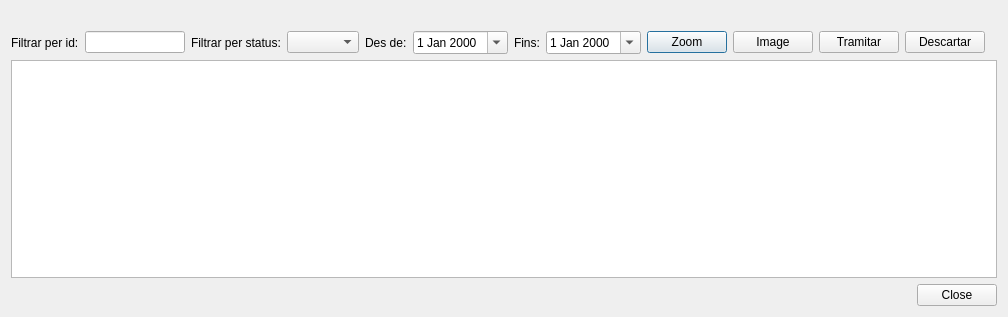
<?xml version="1.0" encoding="UTF-8"?>
<ui version="4.0">
 <class>Dialog</class>
 <widget class="QDialog" name="Dialog">
  <property name="geometry">
   <rect>
    <x>0</x>
    <y>0</y>
    <width>1005</width>
    <height>317</height>
   </rect>
  </property>
  <property name="windowTitle">
   <string>Dialog</string>
  </property>
  <layout class="QGridLayout" name="gridLayout">
   <item row="1" column="0">
    <layout class="QGridLayout" name="gridLayout_2">
     <item row="0" column="13">
      <widget class="QPushButton" name="btn_zoom">
       <property name="text">
        <string>Zoom</string>
       </property>
      </widget>
     </item>
     <item row="0" column="9">
      <spacer name="horizontalSpacer_4">
       <property name="orientation">
        <enum>Qt::Horizontal</enum>
       </property>
       <property name="sizeHint" stdset="0">
        <size>
         <width>40</width>
         <height>20</height>
        </size>
       </property>
      </spacer>
     </item>
     <item row="0" column="10">
      <widget class="QLabel" name="label_3">
       <property name="text">
        <string>Fins:</string>
       </property>
      </widget>
     </item>
     <item row="0" column="8">
      <widget class="QDateEdit" name="date_from">
       <property name="sizePolicy">
        <sizepolicy hsizetype="Expanding" vsizetype="Fixed">
         <horstretch>0</horstretch>
         <verstretch>0</verstretch>
        </sizepolicy>
       </property>
       <property name="calendarPopup">
        <bool>true</bool>
       </property>
      </widget>
     </item>
     <item row="0" column="1">
      <widget class="QLineEdit" name="txt_visit_id">
       <property name="sizePolicy">
        <sizepolicy hsizetype="Fixed" vsizetype="Fixed">
         <horstretch>0</horstretch>
         <verstretch>0</verstretch>
        </sizepolicy>
       </property>
       <property name="maximumSize">
        <size>
         <width>100</width>
         <height>16777215</height>
        </size>
       </property>
      </widget>
     </item>
     <item row="0" column="6">
      <spacer name="horizontalSpacer_3">
       <property name="orientation">
        <enum>Qt::Horizontal</enum>
       </property>
       <property name="sizeHint" stdset="0">
        <size>
         <width>40</width>
         <height>20</height>
        </size>
       </property>
      </spacer>
     </item>
     <item row="0" column="7">
      <widget class="QLabel" name="label_2">
       <property name="text">
        <string>Des de:</string>
       </property>
      </widget>
     </item>
     <item row="0" column="3">
      <widget class="QLabel" name="lbl_builder">
       <property name="text">
        <string>Filtrar per status:</string>
       </property>
      </widget>
     </item>
     <item row="0" column="12">
      <spacer name="horizontalSpacer_6">
       <property name="orientation">
        <enum>Qt::Horizontal</enum>
       </property>
       <property name="sizeHint" stdset="0">
        <size>
         <width>40</width>
         <height>20</height>
        </size>
       </property>
      </spacer>
     </item>
     <item row="0" column="4">
      <widget class="QComboBox" name="cmb_status">
       <property name="sizePolicy">
        <sizepolicy hsizetype="Minimum" vsizetype="Fixed">
         <horstretch>148</horstretch>
         <verstretch>0</verstretch>
        </sizepolicy>
       </property>
      </widget>
     </item>
     <item row="0" column="0">
      <widget class="QLabel" name="label">
       <property name="text">
        <string>Filtrar per id:</string>
       </property>
      </widget>
     </item>
     <item row="0" column="17">
      <widget class="QPushButton" name="btn_discard">
       <property name="text">
        <string>Descartar</string>
       </property>
      </widget>
     </item>
     <item row="0" column="2">
      <spacer name="horizontalSpacer_5">
       <property name="orientation">
        <enum>Qt::Horizontal</enum>
       </property>
       <property name="sizeHint" stdset="0">
        <size>
         <width>40</width>
         <height>20</height>
        </size>
       </property>
      </spacer>
     </item>
     <item row="0" column="16">
      <widget class="QPushButton" name="btn_process">
       <property name="text">
        <string>Tramitar</string>
       </property>
      </widget>
     </item>
     <item row="0" column="11">
      <widget class="QDateEdit" name="date_to">
       <property name="sizePolicy">
        <sizepolicy hsizetype="Preferred" vsizetype="Fixed">
         <horstretch>0</horstretch>
         <verstretch>0</verstretch>
        </sizepolicy>
       </property>
       <property name="calendarPopup">
        <bool>true</bool>
       </property>
      </widget>
     </item>
     <item row="0" column="14">
      <widget class="QPushButton" name="btn_image">
       <property name="text">
        <string>Image</string>
       </property>
      </widget>
     </item>
     <item row="0" column="15">
      <spacer name="horizontalSpacer_7">
       <property name="orientation">
        <enum>Qt::Horizontal</enum>
       </property>
       <property name="sizeHint" stdset="0">
        <size>
         <width>40</width>
         <height>20</height>
        </size>
       </property>
      </spacer>
     </item>
    </layout>
   </item>
   <item row="0" column="0" colspan="2">
    <layout class="QHBoxLayout" name="horizontalLayout">
     <item>
      <spacer name="horizontalSpacer_2">
       <property name="orientation">
        <enum>Qt::Horizontal</enum>
       </property>
       <property name="sizeHint" stdset="0">
        <size>
         <width>40</width>
         <height>20</height>
        </size>
       </property>
      </spacer>
     </item>
    </layout>
   </item>
   <item row="2" column="0" colspan="3">
    <widget class="QTableView" name="tbl_incident">
     <property name="sortingEnabled">
      <bool>true</bool>
     </property>
    </widget>
   </item>
   <item row="3" column="0" colspan="3">
    <layout class="QHBoxLayout" name="horizontalLayout_2">
     <item>
      <spacer name="horizontalSpacer">
       <property name="orientation">
        <enum>Qt::Horizontal</enum>
       </property>
       <property name="sizeHint" stdset="0">
        <size>
         <width>40</width>
         <height>20</height>
        </size>
       </property>
      </spacer>
     </item>
     <item>
      <widget class="QPushButton" name="btn_close">
       <property name="text">
        <string>Close</string>
       </property>
      </widget>
     </item>
    </layout>
   </item>
   <item row="1" column="1">
    <spacer name="horizontalSpacer_8">
     <property name="orientation">
      <enum>Qt::Horizontal</enum>
     </property>
     <property name="sizeHint" stdset="0">
      <size>
       <width>40</width>
       <height>20</height>
      </size>
     </property>
    </spacer>
   </item>
  </layout>
 </widget>
 <resources/>
 <connections/>
</ui>
